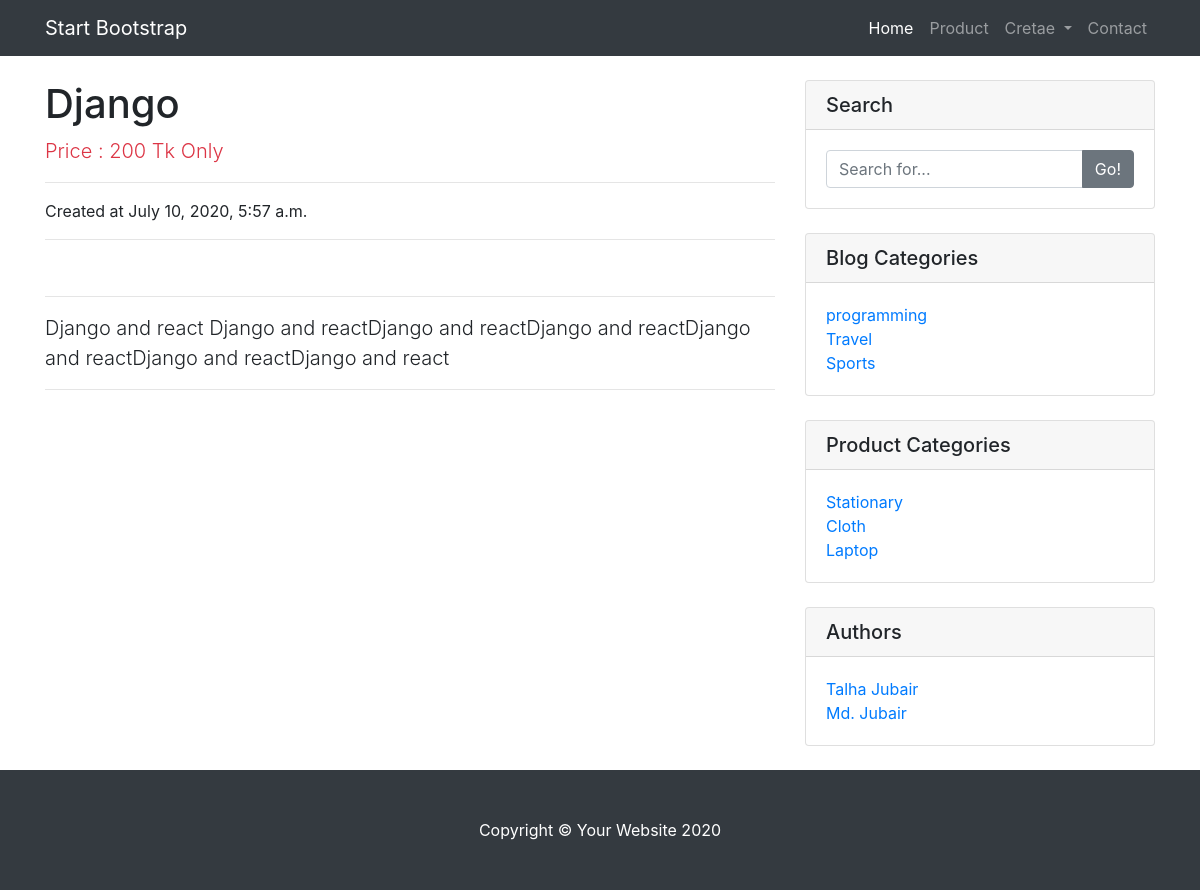
Page /product/details/2 on the earlier database version.
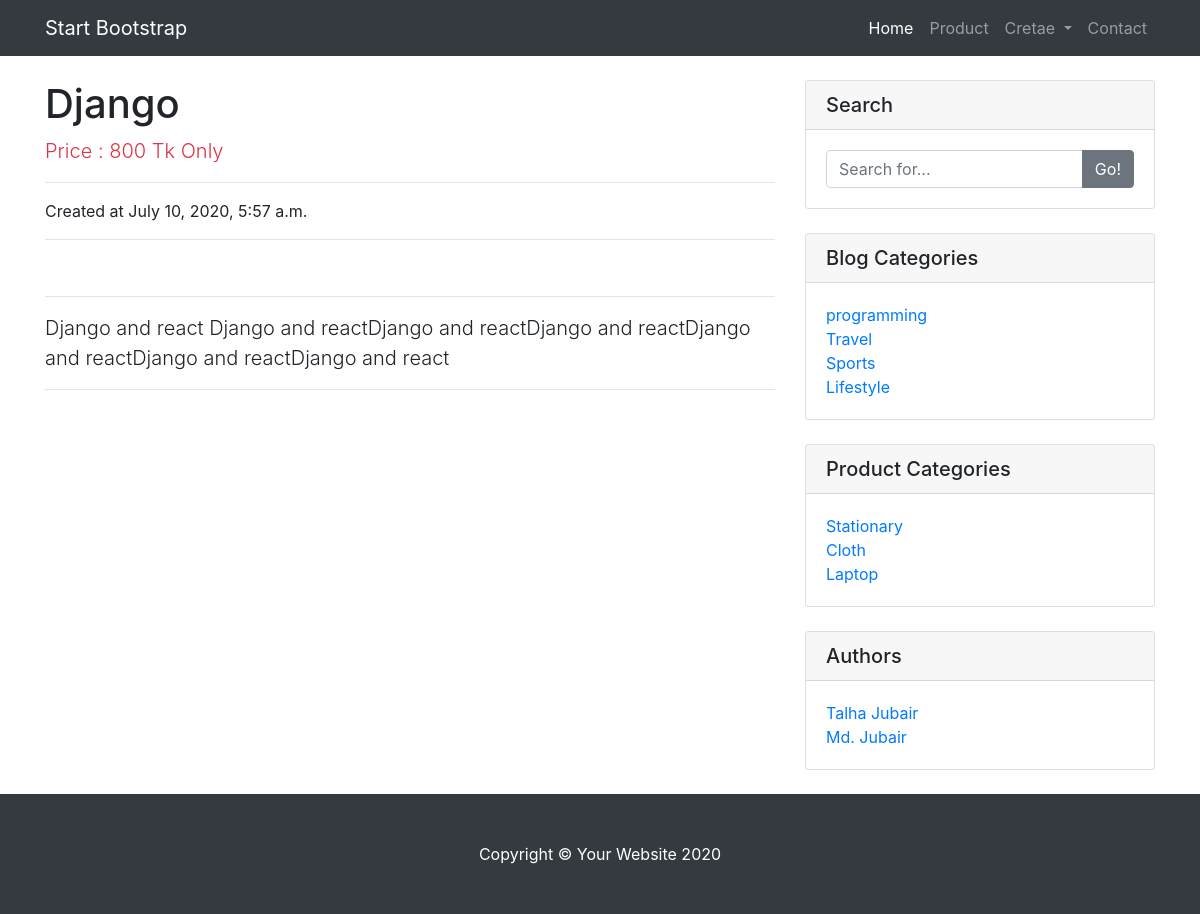
Same page on the later database version.
### product/models.py (models this page shows, shortened)
class Product(models.Model):
    name = models.CharField(max_length=50)
    photo = models.ImageField(upload_to='products')
    description = models.TextField()
    price = models.IntegerField()
    date = models.DateTimeField(auto_now_add=True)
    category = models.ForeignKey(Category, on_delete=models.CASCADE)

class Category(models.Model):
    name = models.CharField(max_length=50)

### blog/models.py (models this page shows, shortened)
class Category(models.Model):
    name = models.CharField(max_length=50)

class Profile(models.Model):
    full_name = models.CharField(max_length=50)
    user = models.OneToOneField(User, on_delete=models.CASCADE)

### product/views.py (the view)
# urls.py: path('details/<int:id>', views.product_details, name="product-details"),
def product_details(request, id):
    p_obj = Product.objects.get(id=id)
    context = {'pro_obj': p_obj}
    return render(request, 'product/product_details.html', context)

### bs4_blog/custom_context.py (called while the page is built)
def my_context(request):
    categories = Category.objects.all()
    profile = Profile.objects.all()
    p_ctg = product_category.objects.all()
    return {'categories': categories, 'profile': profile, 'p_ctg': p_ctg}

### templates/product/product_details.html (shortened to what this page needs)
{% extends 'base.html' %}
{% block content %}
      <div class="col-lg-8">
        <h1 class="mt-4">{{ pro_obj.name }}</h1>
        <p class="lead text-danger">
          Price :
          {{ pro_obj.price }} Tk Only
        </p>
        <hr>
        <p>Created at {{ pro_obj.date }}</p>
        <hr>
        <hr>
        <p class="lead">{{ pro_obj.description }}</p>
        <hr>
      </div>
      {% endblock  %}

### templates/base.html (shortened to what the changed rows need)
{% load static %}
<!DOCTYPE html>
<html lang="en">
  <head>
    <link
      href="{% static 'bootstrap/css/bootstrap.min.css' %}"
      rel="stylesheet"
    />
    <link href="{% static 'css/blog-home.css' %}" rel="stylesheet" />
  </head>
  <body>
    <div class="container">
      <div class="row">
        {% block content %} {% endblock %}
        <div class="col-md-4">
          <div class="card my-4">
            <div class="card-body">
              <div class="row">
                <div class="col-lg-6">
                  <ul class="list-unstyled mb-0">
                    {% for ctg in categories %}
                    <li>
                      <a href="{% url 'category-post' ctg.name %}"
                        >{{ ctg.name }}</a
                      >
                    </li>
                    {% endfor %}
                  </ul>
                </div>
              </div>
            </div>
          </div>
          <div class="card my-4">
            <div class="card-body">
              <div class="row">
                <div class="col-lg-6">
                  <ul class="list-unstyled mb-0">
                    {% for product_ctg in p_ctg %}
                    <li>
                      <a href="{% url 'p-category-post' product_ctg.name %}"
                        >{{ product_ctg.name }}</a
                      >
                    </li>
                    {% endfor %}
                  </ul>
                </div>
              </div>
            </div>
          </div>
          <div class="card my-4">
            <div class="card-body">
              <div class="row">
                <div class="col-lg-6">
                  <ul class="list-unstyled mb-0">
                    {% for profiles in profile %}
                    <li>
                      <a href="#">{{ profiles.full_name }}</a>
                    </li>
                    {% endfor %}
                  </ul>
                </div>
              </div>
            </div>
          </div>
        </div>
      </div>
    </div>
  </body>
</html>

Differences in the rows shown:
changed Product "Django": price "200" → "800"
added Category: name "Lifestyle"
